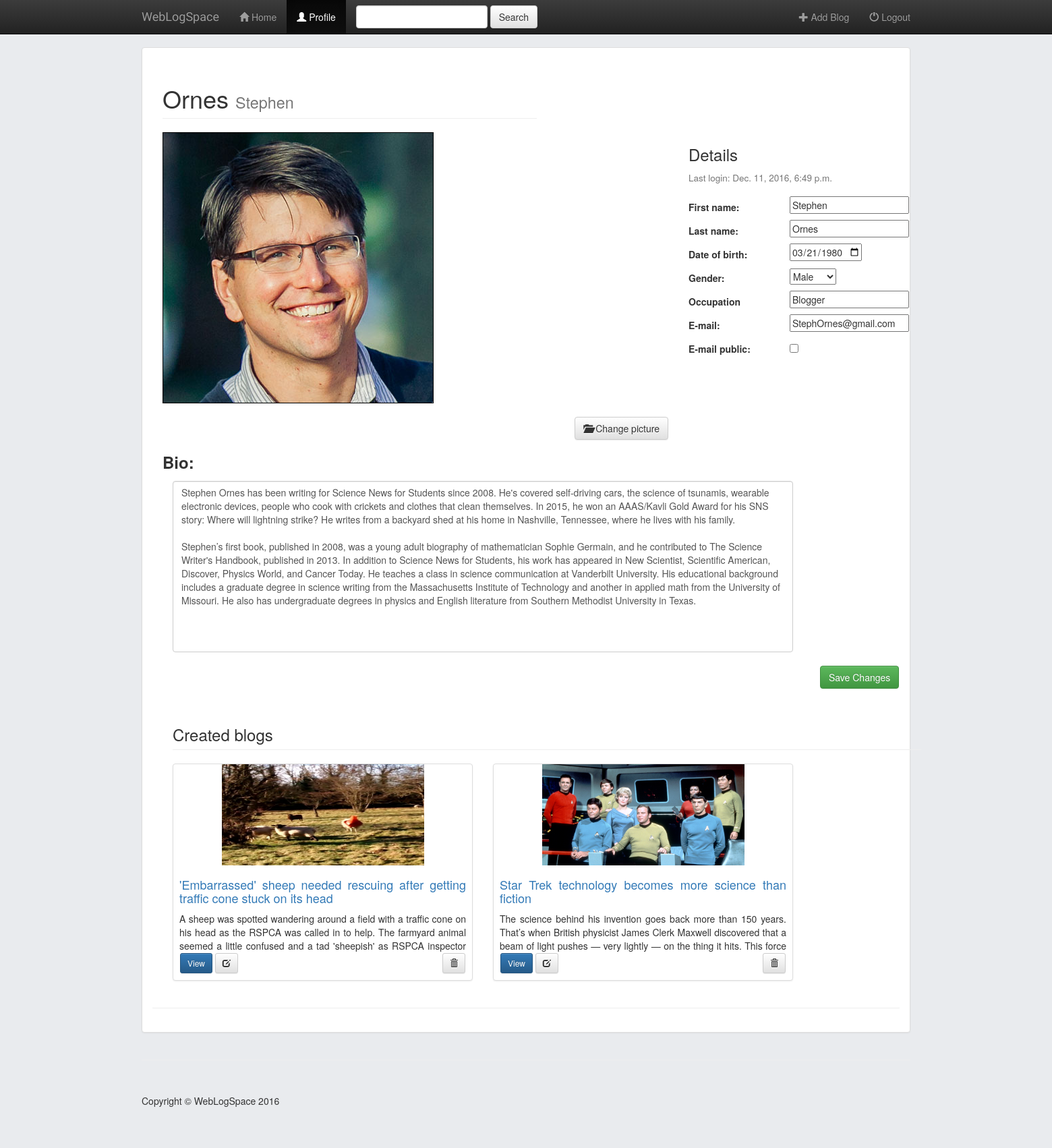
Page /user/26/ (signed in) on the committed database.
### home/models.py (models this page shows, shortened)
class Profile(models.Model):
    sex_choice = (
        ('Male', 'Male'),
        ('Female', 'Female'),
                  )
    user = models.OneToOneField(User, on_delete=models.CASCADE)
    date_of_birth = models.DateField(default=timezone.now, blank=True)
    picture = models.FileField(storage=FileSystemStorage(location=settings.MEDIA_ROOT), upload_to='default', default='default/default.png')
    sex = models.CharField(max_length=6, choices=sex_choice, blank=True)
    bio = models.CharField(max_length=5000, blank=True)
    show_email = models.BooleanField(blank=False, default=False)
    occupation = models.CharField(max_length=25, blank=True)

class Blog(models.Model):
    title = models.CharField(max_length=255, blank=False)
    category = models.ForeignKey(Category, on_delete=models.CASCADE, blank=False, default=12)
    text = models.CharField(max_length=100000, blank=False)
    author = models.ForeignKey(User, on_delete=models.CASCADE)
    date_created = models.DateTimeField()
    picture = models.FileField(blank=False)
    class Meta:
        ordering = ['-date_created']

### home/views.py (the view, shortened to what this page needs)
# urls.py: url(r'^user/(?P<usr_pk>[0-9]+)/$', views.userview, name='user'),
def userview(request, usr_pk):
    if not request.user.is_authenticated():
        return render(request, 'home/login-form.html')
    user = request.user
    profile = get_object_or_404(Profile, user=user)
    return render(request, 'home/user.html', {'profile': profile, 'user':user})

### home/templates/home/user.html (shortened to what this page needs)
{% extends 'home/base.html' %}
{% block profile_active %}active{% endblock %}
{% block body %}
<div class="container">
	<div class="row">
		<div class="col-lg-6">
			<h1 class="page-header">{{ user.last_name }}
				<small>{{ user.first_name }}</small>
			</h1>
		</div>
	</div>
	<form class="form-horizontal" role="form" action="" method="post" enctype="multipart/form-data">
		<div class="row">
			<div class="col-md-8">
				<img class="img-responsive" src="{{ user.profile.picture.url }}" alt="{{ user.first_name }} {{ user.last_name }}" style="max-height:500px; border:1px solid black;"><br>
				<div class="pull-right">
					<div><input type="file" class="filestyle" data-classButton="btn btn-primary" data-input="false" data-classIcon="icon-plus" data-buttonText="Change picture" id="id_picture" name="picture"></div>
				</div>
			</div>
			<div class="col-md-4">
				<h3>Details</h3>
				<h4><small>Last login: {{ user.last_login }}</small></h4>
				<table class="profile">
                    <tr>
						<td><strong>First name:</strong></td>
						<td><input id="id_first_name" name="first_name" type="text" maxlength="30" value="{{ user.first_name }}" required/></td>
					</tr>
                    <tr>
						<td><strong>Last name:</strong></td>
						<td><input id="id_last_name" name="last_name" type="text" maxlength="30" value="{{ user.last_name }}" required/></td>
					</tr>
					<tr>
						<td><strong>Date of birth:</strong></td>
						<td><input id="id_date_of_birth" name="date_of_birth" type="date" maxlength="10" value="{{ user.profile.date_of_birth|date:"Y-m-d" }}" max="{% now "Y-m-j" %}" min="1900-01-01"/></td>
					</tr>
					<tr>
						<td><strong>Gender:</strong></td>
						<td>
							<select id="id_gender" name="gender" type="text" value="{{ user.profile.sex }}" >
								{% if user.profile.sex == 'Male' %}
								    <option value="Male" selected="selected">Male</option>
								{% elif user.profile.sex == 'Female' %}
                                    <option value=""></option>
								    <option value="Female" selected="selected">Female</option>
								    <option value="Male">Male</option>
                                {% else %}
                                    <option value="" selected="selected"></option>
								    <option value="Female">Female</option>
								    <option value="Male">Male</option>
								{% endif %}
							</select>
						</td>
					</tr>
					<tr>
						<td><strong>Occupation</strong></td>
						<td><input id="id_occupation" name="occupation" type="text" maxlength="25" value="{{ user.profile.occupation }}" /></td>
					</tr>
					<tr>
						<td><strong>E-mail:</strong></td>
						<td><input id="id_email" name="email" type="email" value="{{ user.email }}" /></td>
					</tr>
					<tr>
						<td><strong>E-mail public:</strong></td>
						<td><input id="id_show_email" name="show_email" type="checkbox" {% if user.profile.show_email %}checked{% endif %} value="True" /></td>
					</tr>
				</table>
			</div>
		</div>
		<div class="row">
			<div class="col-lg-12">
				<h3><label for="id_bio">Bio:</label></h3>
				<div class="col-lg-10">
					<textarea rows="12" class="form-control" id="id_bio" maxlength="5000" name="bio" type="text">{{ user.profile.bio }}</textarea>
				</div>
			</div>
		</div>
		<div class="form-group">
			<br>
			<div class="col-lg-offset-10 col-lg-12">
				<button type="submit" class="btn btn-success">Save Changes</button>
			</div>
		</div>
	</form>
	<div class="col-lg-12">
		<h3 class="page-header">Created blogs</h3>
	</div>
	{% for blog in user.blog_set.all %}
	<div class="col-sm-5 col-lg-5 col-md-5">
		<div class="thumbnail">
			<img src="{{ blog.picture.url }}" alt="{{ blog.title }}" style="max-width:300px;max-height:150px; min-height: 150px">
			<div class="caption">
				<h4 class="fulljustify"><a href="{% url 'home:blog'  blog.id %}">{{ blog.title }}</a>
				</h4>
				<p class="fulljustify">{{ blog.text }} </p>
			</div>
			<div class="blog-info">
				<form class="pull-right" action="{% url 'home:delete_blog' blog.id %}" method="post" style="display: inline;">
					<button type="submit" class="btn btn-default btn-sm">
					<span class="glyphicon glyphicon-trash"></span>
					</button>
				</form>
				<p>
					<span><a href="{% url 'home:blog' blog.id %}" class="btn btn-primary btn-sm" role="button">View</a></span>
					<span> <a href="{% url 'home:edit_blog' blog.id %}" class="btn btn-default btn-sm btn-edit" role="button">
					<span class="glyphicon glyphicon-edit"></span>
					</a></span>
				</p>
			</div>
		</div>
	</div>
	{% endfor %}
</div>
<hr>
{% endblock %}

### home/static/home/style.css (style rules this page uses)
body { padding-top: 70px; background-color: #e9ebee; }
.caption { height: 130px; overflow: hidden; }
.thumbnail img { width: 100%; }
.blog-info { padding-right: 10px; padding-left: 10px; color: #d17581; }
.thumbnail { padding: 0; }
.fulljustify { text-align:justify; }
.fulljustify:after { display: inline-block; width: 100%; }
textarea { resize: none; }
.profile td { vertical-align: bottom; width: 150px; }
.profile tr { height: 35px; }

### rows in the picture
Blog: picture (picture), title "'Embarrassed' sheep needed rescuing after getting traffic cone stuck on its head", text "A sheep was spotted wandering around a field with a traffic cone on his head as the RSPCA was called in to help. The farmyard animal seemed a little confused and a tad 'sheepish' as RSPCA inspector…"
Blog: picture (picture), title "Star Trek technology becomes more science than fiction", text "The science behind his invention goes back more than 150 years. That’s when British physicist James Clerk Maxwell discovered that a beam of light pushes — very lightly — on the thing it hits. This force…"

### other values in the picture
{{ user.last_name }} "Ornes"
{{ user.first_name }} "Stephen"
{{ user.last_login }} "Dec. 11, 2016, 6:49 p.m."
